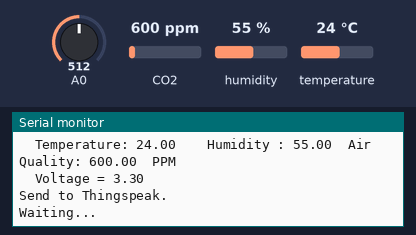
Bench run of a sketch on a simulated ESP8266 (NodeMCU). Parts: the last lines printed to the serial monitor. The inputs (shaded band) are chosen by the test bench; at power-on: CO2 600 ppm, humidity 55 %, A0 = 512, temperature 24 °C. WiFi joins after 1.5 s; servers stay silent unless stated.

Above: at 2.7 s.
2.8 s: CO2 set to 452 ppm
4.5 s: humidity set to 22 %
6.2 s: CO2 set to 1050 ppm
13.1 s: A0 set to 716
At 14.7 s:
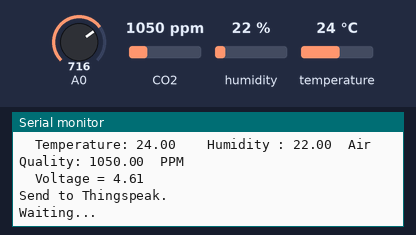
14.8 s: temperature set to 12 °C
16.5 s: A0 set to 992
At 17.5 s:
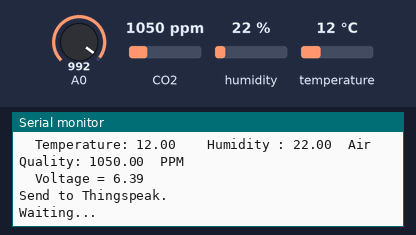
Timing chart, 0 to 19.2 s (numbered marks = the images above; inputs shaded):
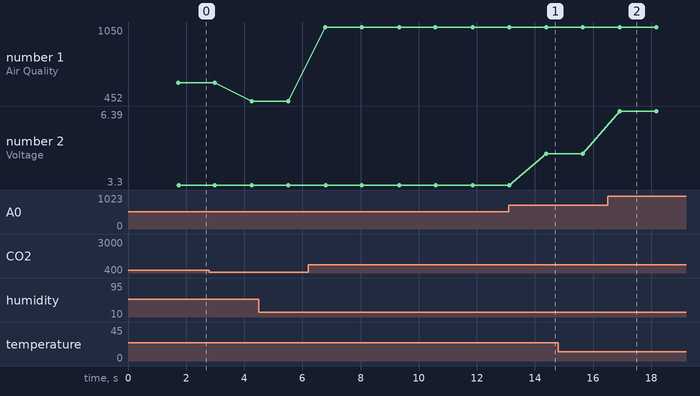

Measured:
- after the input at 13.1 s, the serial monitor: prints a new line after 1.3 s (image 1)
- after the input at 16.5 s, the serial monitor: prints a new line after 0.42 s (image 2)
- plotted number 1: 600 → 452 after the input at 2.8 s, 452 → 1050 after the input at 6.2 s
- plotted number 2: 3.3 → 4.61 after the input at 13.1 s, 4.61 → 6.39 after the input at 16.5 s

The sketch:

DHT11___MQ135___Voltage.ino
```cpp
#include <DHT.h>  // Including library for dht
#include "MQ135.h"
#include <ESP8266WiFi.h>

String apiKey = "IQJ20146ITX7WSEN";     //  Enter your Write API key from ThingSpeak

const char *ssid =  "wifi";     // replace with your wifi ssid and wpa2 key
const char *pass =  "wifipass";
const char* server = "api.thingspeak.com";
float voltage =0.0;
float temp=0.0;
float r1=100000.0;
float r2=100000.0;

#define DHTPIN D1         //pin where the dht11 is connected

DHT dht(DHTPIN, DHT11);

WiFiClient client;

void setup()
{
       Serial.begin(9600);
       delay(10);
       dht.begin();

       Serial.println("Connecting to ");
       Serial.println(ssid);


       WiFi.begin(ssid, pass);

      while (WiFi.status() != WL_CONNECTED)
     {
            delay(500);
            Serial.print(".");
     }
      Serial.println("");
      Serial.println("WiFi connected");

}

void loop()
{

      MQ135 gasSensor = MQ135(A0);

      float air_quality = gasSensor.getPPM();
      float h = dht.readHumidity();
      float t = dht.readTemperature();
      int sensorValue = analogRead(A0);
      temp = (sensorValue * 3.3) / 1024.0;
      voltage = temp / (r2/(r1+r2));

              if (isnan(h) || isnan(t))
                 {
                     Serial.println("Failed to read from sensor!");
                      return;
                 }

                         if (client.connect(server,80))   //   "184.106.153.149" or api.thingspeak.com
                      {

                             String postStr = apiKey;
                             postStr +="&field1=";
                             postStr += String(t);
                             postStr +="&field2=";
                             postStr += String(h);
                             postStr += "\r\n\r\n";
                             postStr += "&field3=";
                             postStr += String(air_quality);
                             postStr += "r\n";
                             postStr += "&field4=";
                             postStr += String(voltage);
                             postStr += "r\n";

                             client.print("POST /update HTTP/1.1\n");
                             client.print("Host: api.thingspeak.com\n");
                             client.print("Connection: close\n");
                             client.print("X-THINGSPEAKAPIKEY: "+apiKey+"\n");
                             client.print("Content-Type: application/x-www-form-urlencoded\n");
                             client.print("Content-Length: ");
                             client.print(postStr.length());
                             client.print("\n\n");
                             client.print(postStr);

                             Serial.print("\tTemperature: ");
                             Serial.print(t);

                             Serial.print(" \t Humidity : ");
                             Serial.print(h);

                              Serial.print("\tAir Quality: ");
                              Serial.print(air_quality);
                              Serial.println("  PPM");

                              Serial.print("\tVoltage = ");
                              Serial.print(voltage);

                             Serial.println( "\nSend to Thingspeak.");
                        }
          client.stop();

          Serial.println("Waiting...");

  // thingspeak needs minimum 15 sec delay between updates
  delay(1000);
}
```
